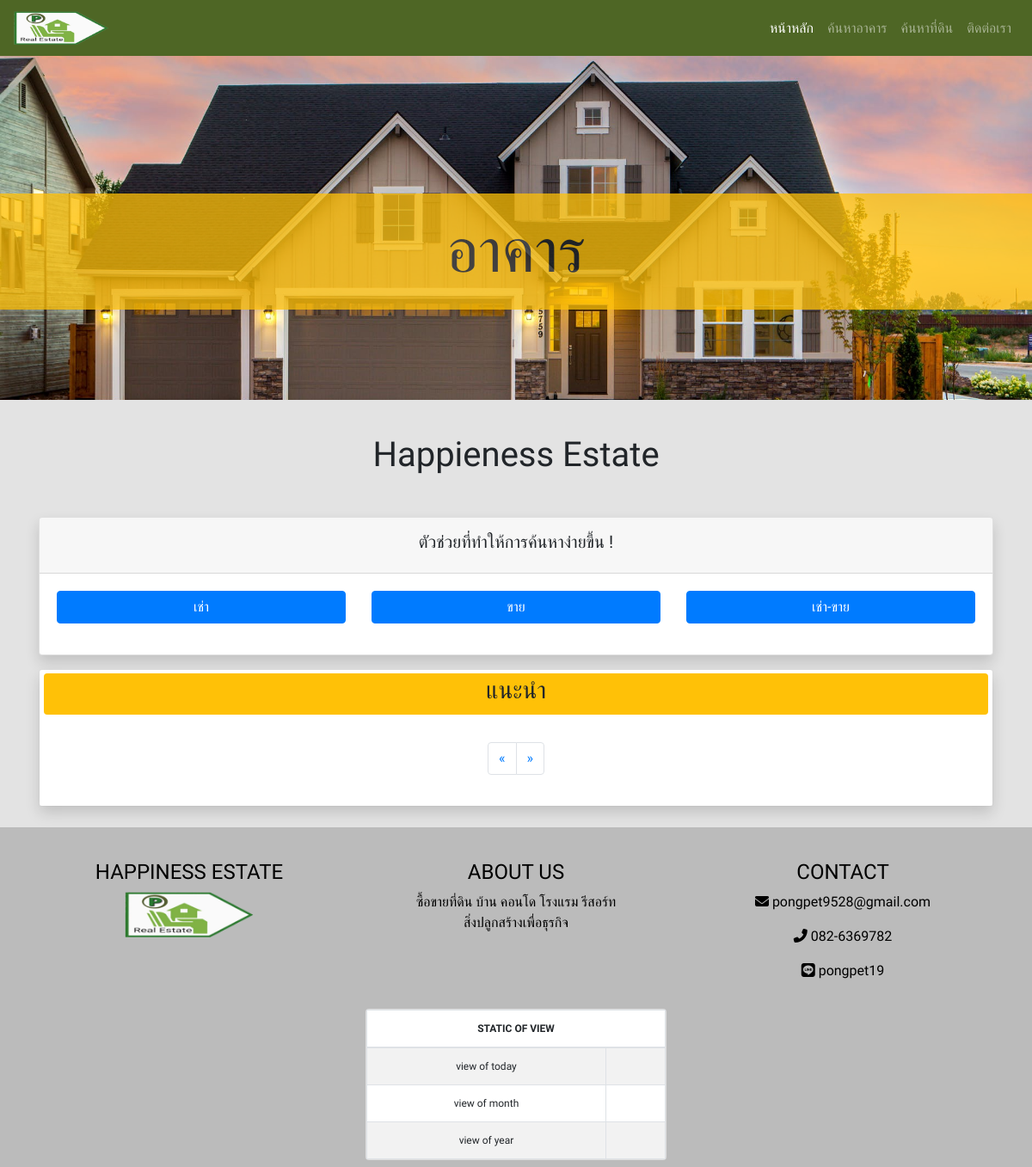
Screenshot of /building_page.php with the database file from the repository.
### tables this page shows
CREATE TABLE `type` (
  `id_type` int(2) NOT NULL,
  `title_type` varchar(200) NOT NULL
);

### src/model/type_fetch_list_func.php (called while the page is built)
<?php
    require './mysql/connect.php';
    $q_fetch_list_type = "SELECT * FROM type";
    $result_fetch_list_type = mysqli_query($dbcon,$q_fetch_list_type);
?>

### src/include/search_building.php (the view)
<?php
require './src/model/type_fetch_list_func.php';
?>
<div class="card my-3 shadow">
    <div class="card-header text-center">
        <h5 class="py-1">ตัวช่วยที่ทำให้การค้นหาง่ายขึ้น !</h5>
    </div>
    <div class="card-body">
        <div class="row">
            <div class="form-group col-12 float-left">
                <div class="row">
                    <?php
                    while ($row_list_type = mysqli_fetch_assoc($result_fetch_list_type)) {
                        if ($row_list_type['id_type'] == 1) {
                    ?>
                            <div class="col-4">
                                <a class="btn btn-primary" href="building_rent_page.php?building_select_option=<?php echo $row_list_type['id_type']; ?>&title_type=<?php echo $row_list_type['title_type']; ?>" style="width:100%"><?php echo $row_list_type['title_type']; ?></a>
                            </div>
                        <?php
                        } else if ($row_list_type['id_type'] == 2) {
                        ?>
                            <div class="col-4">
                                <a class="btn btn-primary" href="building_sale_page.php?building_select_option=<?php echo $row_list_type['id_type']; ?>&title_type=<?php echo $row_list_type['title_type']; ?>" style="width:100%"><?php echo $row_list_type['title_type']; ?></a>
                            </div>
                        <?php
                        } else if ($row_list_type['id_type'] == 3) {
                        ?>
                            <div class="col-4">
                                <a class="btn btn-primary" href="building_rentandsale_page.php?building_select_option=<?php echo $row_list_type['id_type']; ?>&title_type=<?php echo $row_list_type['title_type']; ?>" style="width:100%"><?php echo $row_list_type['title_type']; ?></a>
                            </div>
                        <?php
                        }
                        ?>
                    <?php
                    }
                    ?>
                </div>
            </div>
        </div>
    </div>
</div>

### src/css/stylesheet_user.css (style rules this page uses)
body { font-family: 'Prompt', sans-serif; background-color: #E3E3E3; }

### rows the page displays
type: title_type "เช่า"
type: title_type "ขาย"
type: title_type "เช่า-ขาย"
